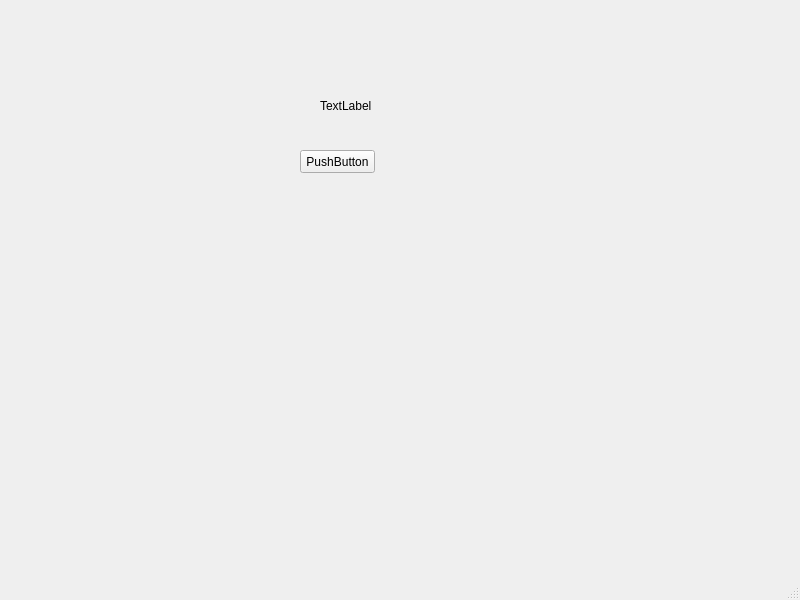
<?xml version="1.0" encoding="UTF-8"?>
<ui version="4.0">
 <class>MainWindow</class>
 <widget class="QMainWindow" name="MainWindow">
  <property name="geometry">
   <rect>
    <x>0</x>
    <y>0</y>
    <width>800</width>
    <height>600</height>
   </rect>
  </property>
  <property name="windowTitle">
   <string>MainWindow</string>
  </property>
  <widget class="QWidget" name="centralwidget">
   <widget class="QLabel" name="label">
    <property name="geometry">
     <rect>
      <x>320</x>
      <y>100</y>
      <width>54</width>
      <height>12</height>
     </rect>
    </property>
    <property name="text">
     <string>TextLabel</string>
    </property>
   </widget>
   <widget class="QPushButton" name="pushButton">
    <property name="geometry">
     <rect>
      <x>300</x>
      <y>150</y>
      <width>75</width>
      <height>23</height>
     </rect>
    </property>
    <property name="text">
     <string>PushButton</string>
    </property>
   </widget>
  </widget>
  <widget class="QMenuBar" name="menubar">
   <property name="geometry">
    <rect>
     <x>0</x>
     <y>0</y>
     <width>800</width>
     <height>23</height>
    </rect>
   </property>
  </widget>
  <widget class="QStatusBar" name="statusbar"/>
 </widget>
 <resources/>
 <connections/>
</ui>
